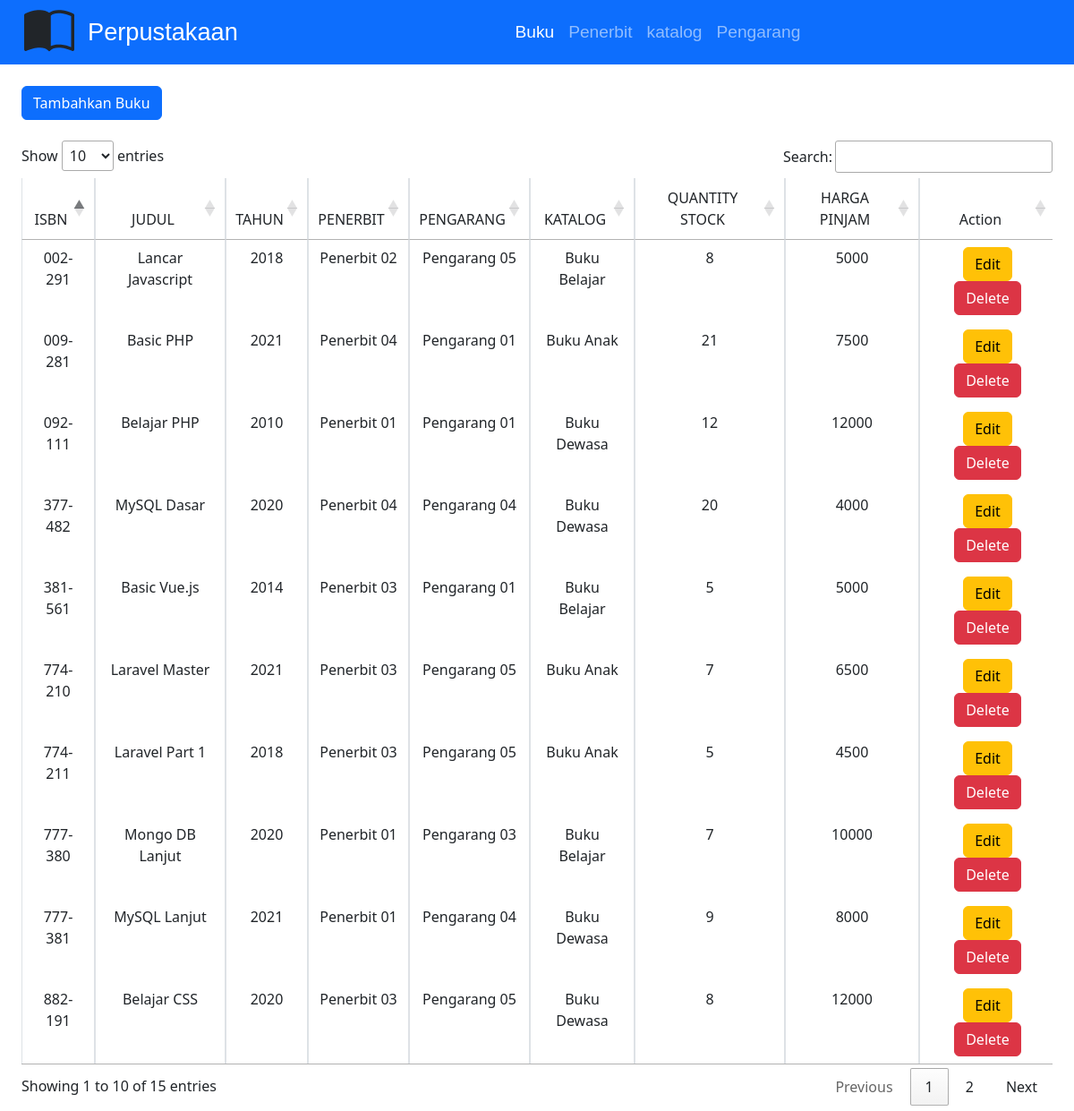
The page / on the database its author committed.
### tables this page shows
CREATE TABLE `buku` (
  `isbn` varchar(25) NOT NULL,
  `judul` varchar(255) DEFAULT NULL,
  `tahun` int(11) DEFAULT NULL,
  `id_penerbit` varchar(8) DEFAULT NULL,
  `id_pengarang` varchar(8) DEFAULT NULL,
  `id_katalog` varchar(3) DEFAULT NULL,
  `qty_stok` int(11) DEFAULT '0',
  `harga_pinjam` int(11) NOT NULL
);

CREATE TABLE `penerbit` (
  `id_penerbit` varchar(8) NOT NULL,
  `nama_penerbit` varchar(255) DEFAULT NULL,
  `email` varchar(50) DEFAULT NULL,
  `telp` varchar(12) DEFAULT NULL,
  `alamat` varchar(255) DEFAULT NULL
);

CREATE TABLE `pengarang` (
  `id_pengarang` varchar(8) NOT NULL,
  `nama_pengarang` varchar(255) DEFAULT NULL,
  `email` varchar(50) DEFAULT NULL,
  `telp` varchar(12) DEFAULT NULL,
  `alamat` varchar(255) DEFAULT NULL
);

CREATE TABLE `katalog` (
  `id_katalog` varchar(3) NOT NULL,
  `nama` varchar(255) DEFAULT NULL
);

### index.php (the view, shortened to what this page needs)
<!DOCTYPE html>
<html lang="en">
<head>
    <link rel="stylesheet" href="css/style.css">
    <link href="https://cdn.jsdelivr.net/npm/bootstrap@5.2.0/dist/css/bootstrap.min.css" rel="stylesheet">
    <link rel="stylesheet" href="https://cdn.datatables.net/1.11.5/css/jquery.dataTables.min.css">
</head>
<body>
<?php
    include_once ("connect.php");
    $books = mysqli_query($conn, "SELECT  buku.* , katalog.nama as nama_katalog, penerbit.nama_penerbit as nama_penerbit, pengarang.nama_pengarang as nama_pengarang FROM buku
                                  LEFT JOIN katalog ON katalog.id_katalog = buku.id_katalog
                                  LEFT JOIN penerbit ON penerbit.id_penerbit = buku.id_penerbit
                                  LEFT JOIN pengarang ON pengarang.id_pengarang = buku.id_pengarang");
?>
  <nav class="navbar navbar-expand-lg navbar-dark bg-primary">
    <div class="container-fluid">
        <div style="margin-left: 15px;">
            <a class="navbar-brand" href="#">Perpustakaan</a>
        </div>
      <div class="collapse navbar-collapse" id="navbarSupportedContent">
        <ul id="navigasi" class="navbar-nav me-auto mb-2 mb-lg-0">
          <li class="nav-item">
            <a class="nav-link active" aria-current="page" href="index.php">Buku</a>
          </li>
          <li class="nav-item">
            <a class="nav-link" href="penerbit.php">Penerbit</a>
          </li>
          <li class="nav-item dropdown">
            <a class="nav-link" aria-current="page" href="katalog.php">katalog</a>
          </li>
          <li class="nav-item">
            <a class="nav-link" href="pengarang.php" aria-current="page">Pengarang</a>
          </li>
        </ul>
      </div>
    </div>
  </nav>
        <main>
        <div class="row">
            <div class="col-md-12">
                <a href="add.php" id="tambah-buku" class="btn btn-primary">Tambahkan Buku</a>
            </div>
            <div class="col-md-12">
                <div class="table-responsive">
                    <table class="table table-bordered table-hover" id="table_buku">
                        <thead>
                            <tr>
                                <td class="text-center">ISBN</td>
                                <td class="text-center">JUDUL</td>
                                <td class="text-center">TAHUN</td>
                                <td class="text-center">PENERBIT</td>
                                <td class="text-center">PENGARANG</td>
                                <td class="text-center">KATALOG</td>
                                <td class="text-center">QUANTITY STOCK</td>
                                <td class="text-center">HARGA PINJAM</td>
                                <td class="text-center">Action</td>
                            </tr>
                        </thead>
                        <tbody>
                            <?php
                                while($book = mysqli_fetch_array($books)){
                                    echo "
                                        <tr>
                                            <td><center>".$book['isbn']."</center></td>
                                            <td><center>".$book['judul']."</center></td>
                                            <td><center>".$book['tahun']."</center></td>
                                            <td><center>".$book['nama_penerbit']."</center></td>
                                            <td><center>".$book['nama_pengarang']."</center></td>
                                            <td><center>".$book['nama_katalog']."</center></td>
                                            <td><center>".$book['qty_stok']."</center></td>
                                            <td><center>".$book['harga_pinjam']."</center></td>
                                            <td class = 'text-center'>
                                                <a href='edit.php?isbn=".$book['isbn']."' class= 'btn btn-warning'>Edit</a>
                                                <a href='delete.php?isbn=".$book['isbn']." 'class= 'btn btn-danger' value='hapus' onClick='confirmation()'>Delete</a>
                                            </td>
                                        </tr>
                                    ";
                                }
                            ?>
                        </tbody>
                    </table>
                </div>
            </div>
        </div>
    </main>
</body>
</html>

### css/style.css (style rules this page uses)
* { overflow-x: hidden; }
body { overflow-x: hidden; }
nav { margin-bottom: 2%; overflow-y: hidden; overflow-x: hidden; }
.container-fluid .navbar-brand { font-weight: 400; font-size: 1.7rem; font-family: sans-serif; }
main { margin: auto 2%; }
#tambah-buku { margin-bottom: 2%; }
.navbar-nav { margin: auto; font-size: 1.2rem; font-family: sans-serif; }

### rows shown on the page
buku: isbn "002-291", judul "Lancar Javascript", tahun "2018", id_penerbit.nama_penerbit "Penerbit 02", id_pengarang.nama_pengarang "Pengarang 05", id_katalog.nama "Buku Belajar", qty_stok "8", harga_pinjam "5000"
buku: isbn "009-281", judul "Basic PHP", tahun "2021", id_penerbit.nama_penerbit "Penerbit 04", id_pengarang.nama_pengarang "Pengarang 01", id_katalog.nama "Buku Anak", qty_stok "21", harga_pinjam "7500"
buku: isbn "092-111", judul "Belajar PHP", tahun "2010", id_penerbit.nama_penerbit "Penerbit 01", id_pengarang.nama_pengarang "Pengarang 01", id_katalog.nama "Buku Dewasa", qty_stok "12", harga_pinjam "12000"
buku: isbn "377-482", judul "MySQL Dasar", tahun "2020", id_penerbit.nama_penerbit "Penerbit 04", id_pengarang.nama_pengarang "Pengarang 04", id_katalog.nama "Buku Dewasa", qty_stok "20", harga_pinjam "4000"
buku: isbn "381-561", judul "Basic Vue.js", tahun "2014", id_penerbit.nama_penerbit "Penerbit 03", id_pengarang.nama_pengarang "Pengarang 01", id_katalog.nama "Buku Belajar", qty_stok "5", harga_pinjam "5000"
buku: isbn "774-210", judul "Laravel Master", tahun "2021", id_penerbit.nama_penerbit "Penerbit 03", id_pengarang.nama_pengarang "Pengarang 05", id_katalog.nama "Buku Anak", qty_stok "7", harga_pinjam "6500"
buku: isbn "774-211", judul "Laravel Part 1", tahun "2018", id_penerbit.nama_penerbit "Penerbit 03", id_pengarang.nama_pengarang "Pengarang 05", id_katalog.nama "Buku Anak", qty_stok "5", harga_pinjam "4500"
buku: isbn "777-380", judul "Mongo DB Lanjut", tahun "2020", id_penerbit.nama_penerbit "Penerbit 01", id_pengarang.nama_pengarang "Pengarang 03", id_katalog.nama "Buku Belajar", qty_stok "7", harga_pinjam "10000"
buku: isbn "777-381", judul "MySQL Lanjut", tahun "2021", id_penerbit.nama_penerbit "Penerbit 01", id_pengarang.nama_pengarang "Pengarang 04", id_katalog.nama "Buku Dewasa", qty_stok "9", harga_pinjam "8000"
buku: isbn "882-191", judul "Belajar CSS", tahun "2020", id_penerbit.nama_penerbit "Penerbit 03", id_pengarang.nama_pengarang "Pengarang 05", id_katalog.nama "Buku Dewasa", qty_stok "8", harga_pinjam "12000"
